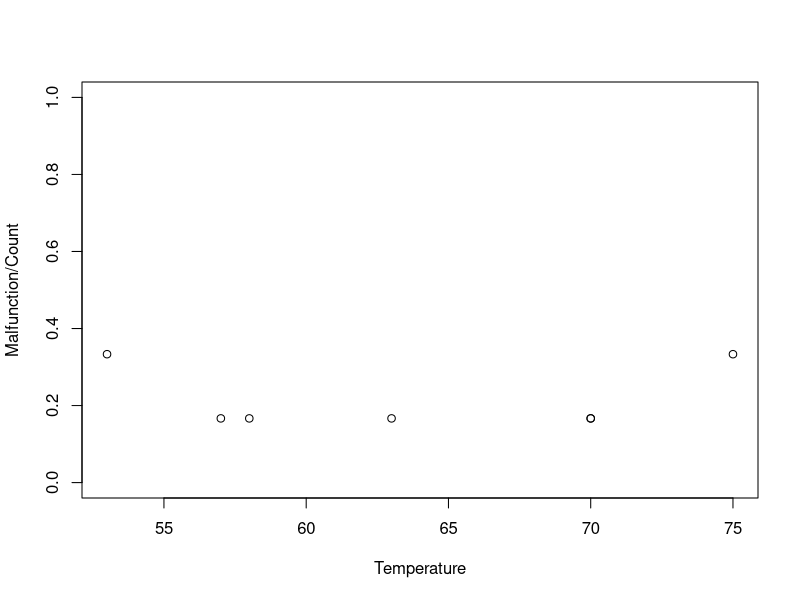
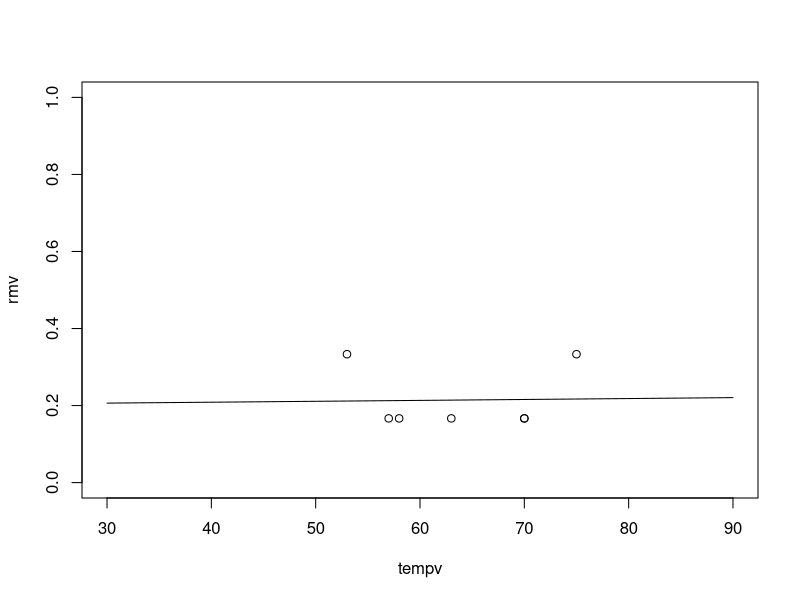

Reproduce these figures in R, in order.
## ---- chunk 1
data = read.csv("shuttle.csv",header=T)
data
## ---- chunk 2
data = data[data$Malfunction>0,]
data
## ---- chunk 3
plot(data=data, Malfunction/Count ~ Temperature, ylim=c(0,1))
## ---- chunk 4
logistic_reg = glm(data=data, Malfunction/Count ~ Temperature, weights=Count, 
                   family=binomial(link='logit'))
summary(logistic_reg)
## ---- chunk 5
# shuttle=shuttle[shuttle$r!=0,] 
tempv = seq(from=30, to=90, by = .5)
rmv <- predict(logistic_reg,list(Temperature=tempv),type="response")
plot(tempv,rmv,type="l",ylim=c(0,1))
points(data=data, Malfunction/Count ~ Temperature)
## ---- chunk 6
data_full = read.csv("shuttle.csv",header=T)
sum(data_full$Malfunction)/sum(data_full$Count)
